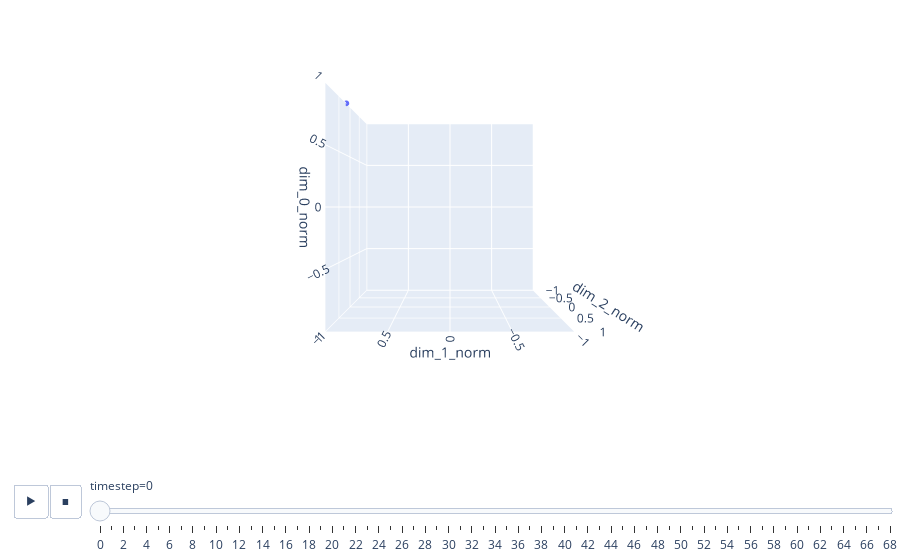

Notebook code for this chart:
### Code cell
config = {
'toImageButtonOptions': {
    'format': 'png', # one of png, svg, jpeg, webp
    'filename': 'custom_image',
    'height': 1280,
    'width': 1280,
    'scale': 1 # Multiply title/legend/axis/canvas sizes by this factor
}
}
fig = px.scatter(framify(X), x="dim_0_norm", y="dim_1_norm", z="dim_2_norm", animation_frame="timestep")
fig.update_traces(marker=dict(size=2),
                selector=dict(mode='markers'))
fig.update_layout(
    scene = dict(
        xaxis = dict(nticks=8, range=[-1,1],),
                    yaxis = dict(nticks=8, range=[-1,1],),
                    zaxis = dict(nticks=8, range=[-1,1],),),)
fig.update_layout(legend= {'itemsizing': 'constant'})
fig.update_layout(legend_title_text='Phone')
fig.update_layout(
    legend=dict(
        x=0,
        y=1,
        title_font_family="Times New Roman",
        font=dict(
            family="Times New Roman",
            size=36,
            color="black"
        ),
        # bgcolor="LightSteelBlue",
        bordercolor="Black",
        borderwidth=1
    )
)
fig.update_layout(
    margin=dict(l=0, r=0, t=0, b=0),
)
camera = dict(
    eye=dict(x=0., y=0., z=2.5)
)
fig.update_layout(scene_camera=camera)
# html_plot = fig.to_html(full_html=False, config=config)
fig.show(config=config)

### Figure 1 — Plotly figure (JSON) as saved in the notebook; plotly's stock layout.template omitted (floating-point values rounded to 4 significant figures)
{"data": [{"hovertemplate": "timestep=0<br>dim_0_norm=%{x}<br>dim_1_norm=%{y}<br>dim_2_norm=%{z}<extra></extra>", "legendgroup": "", "marker": {"color": "#636efa", "size": 2, "symbol": "circle"}, "mode": "markers", "name": "", "scene": "scene", "showlegend": false, "type": "scatter3d", "x": [1], "y": [1], "z": [0.1842]}], "layout": {"legend": {"bordercolor": "Black", "borderwidth": 1, "font": {"color": "black", "family": "Times New Roman", "size": 36}, "itemsizing": "constant", "title": {"font": {"family": "Times New Roman"}, "text": "Phone"}, "tracegroupgap": 0, "x": 0, "y": 1}, "margin": {"b": 0, "l": 0, "r": 0, "t": 0}, "scene": {"camera": {"eye": {"x": 0, "y": 0, "z": 2.5}}, "domain": {"x": [0, 1], "y": [0, 1]}, "xaxis": {"nticks": 8, "range": [-1, 1], "title": {"text": "dim_0_norm"}}, "yaxis": {"nticks": 8, "range": [-1, 1], "title": {"text": "dim_1_norm"}}, "zaxis": {"nticks": 8, "range": [-1, 1], "title": {"text": "dim_2_norm"}}}, "sliders": [{"active": 0, "currentvalue": {"prefix": "timestep="}, "len": 0.9, "pad": {"b": 10, "t": 60}, "steps": [{"args": [["0"], {"frame": {"duration": 0, "redraw": true}, "fromcurrent": true, "mode": "immediate", "transition": {"duration": 0, "easing": "linear"}}], "label": "0", "method": "animate"}, {"args": [["1"], {"frame": {"duration": 0, "redraw": true}, "fromcurrent": true, "mode": "immediate", "transition": {"duration": 0, "easing": "linear"}}], "label": "1", "method": "animate"}, {"args": [["2"], {"frame": {"duration": 0, "redraw": true}, "fromcurrent": true, "mode": "immediate", "transition": {"duration": 0, "easing": "linear"}}], "label": "2", "method": "animate"}, {"args": [["3"], {"frame": {"duration": 0, "redraw": true}, "fromcurrent": true, "mode": "immediate", "transition": {"duration": 0, "easing": "linear"}}], "label": "3", "method": "animate"}, {"args": [["4"], {"frame": {"duration": 0, "redraw": true}, "fromcurrent": true, "mode": "immediate", "transition": {"duration": 0, "easing": "linear"}}], "label": "4", "method": "animate"}, {"args": [["5"], {"frame": {"duration": 0, "redraw": true}, "fromcurrent": true, "mode": "immediate", "transition": {"duration": 0, "easing": "linear"}}], "label": "5", "method": "animate"}, {"args": [["6"], {"frame": {"duration": 0, "redraw": true}, "fromcurrent": true, "mode": "immediate", "transition": {"duration": 0, "easing": "linear"}}], "label": "6", "method": "animate"}, {"args": [["7"], {"frame": {"duration": 0, "redraw": true}, "fromcurrent": true, "mode": "immediate", "transition": {"duration": 0, "easing": "linear"}}], "label": "7", "method": "animate"}, {"args": [["8"], {"frame": {"duration": 0, "redraw": true}, "fromcurrent": true, "mode": "immediate", "transition": {"duration": 0, "easing": "linear"}}], "label": "8", "method": "animate"}, {"args": [["9"], {"frame": {"duration": 0, "redraw": true}, "fromcurrent": true, "mode": "immediate", "transition": {"duration": 0, "easing": "linear"}}], "label": "9", "method": "animate"}, {"args": [["10"], {"frame": {"duration": 0, "redraw": true}, "fromcurrent": true, "mode": "immediate", "transition": {"duration": 0, "easing": "linear"}}], "label": "10", "method": "animate"}, {"args": [["11"], {"frame": {"duration": 0, "redraw": true}, "fromcurrent": true, "mode": "immediate", "transition": {"duration": 0, "easing": "linear"}}], "label": "11", "method": "animate"}, {"args": [["12"], {"frame": {"duration": 0, "redraw": true}, "fromcurrent": true, "mode": "immediate", "transition": {"duration": 0, "easing": "linear"}}], "label": "12", "method": "animate"}, {"args": [["13"], {"frame": {"duration": 0, "redraw": true}, "fromcurrent": true, "mode": "immediate", "transition": {"duration": 0, "easing": "linear"}}], "label": "13", "method": "animate"}, {"args": [["14"], {"frame": {"duration": 0, "redraw": true}, "fromcurrent": true, "mode": "immediate", "transition": {"duration": 0, "easing": "linear"}}], "label": "14", "method": "animate"}, {"args": [["15"], {"frame": {"duration": 0, "redraw": true}, "fromcurrent": true, "mode": "immediate", "transition": {"duration": 0, "easing": "linear"}}], "label": "15", "method": "animate"}, {"args": [["16"], {"frame": {"duration": 0, "redraw": true}, "fromcurrent": true, "mode": "immediate", "transition": {"duration": 0, "easing": "linear"}}], "label": "16", "method": "animate"}, {"args": [["17"], {"frame": {"duration": 0, "redraw": true}, "fromcurrent": true, "mode": "immediate", "transition": {"duration": 0, "easing": "linear"}}], "label": "17", "method": "animate"}, {"args": [["18"], {"frame": {"duration": 0, "redraw": true}, "fromcurrent": true, "mode": "immediate", "transition": {"duration": 0, "easing": "linear"}}], "label": "18", "method": "animate"}, {"args": [["19"], {"frame": {"duration": 0, "redraw": true}, "fromcurrent": true, "mode": "immediate", "transition": {"duration": 0, "easing": "linear"}}], "label": "19", "method": "animate"}, {"args": [["20"], {"frame": {"duration": 0, "redraw": true}, "fromcurrent": true, "mode": "immediate", "transition": {"duration": 0, "easing": "linear"}}], "label": "20", "method": "animate"}, {"args": [["21"], {"frame": {"duration": 0, "redraw": true}, "fromcurrent": true, "mode": "immediate", "transition": {"duration": 0, "easing": "linear"}}], "label": "21", "method": "animate"}, {"args": [["22"], {"frame": {"duration": 0, "redraw": true}, "fromcurrent": true, "mode": "immediate", "transition": {"duration": 0, "easing": "linear"}}], "label": "22", "method": "animate"}, {"args": [["23"], {"frame": {"duration": 0, "redraw": true}, "fromcurrent": true, "mode": "immediate", "transition": {"duration": 0, "easing": "linear"}}], "label": "23", "method": "animate"}, {"args": [["24"], {"frame": {"duration": 0, "redraw": true}, "fromcurrent": true, "mode": "immediate", "transition": {"duration": 0, "easing": "linear"}}], "label": "24", "method": "animate"}, {"args": [["25"], {"frame": {"duration": 0, "redraw": true}, "fromcurrent": true, "mode": "immediate", "transition": {"duration": 0, "easing": "linear"}}], "label": "25", "method": "animate"}, {"args": [["26"], {"frame": {"duration": 0, "redraw": true}, "fromcurrent": true, "mode": "immediate", "transition": {"duration": 0, "easing": "linear"}}], "label": "26", "method": "animate"}, {"args": [["27"], {"frame": {"duration": 0, "redraw": true}, "fromcurrent": true, "mode": "immediate", "transition": {"duration": 0, "easing": "linear"}}], "label": "27", "method": "animate"}, {"args": [["28"], {"frame": {"duration": 0, "redraw": true}, "fromcurrent": true, "mode": "immediate", "transition": {"duration": 0, "easing": "linear"}}], "label": "28", "method": "animate"}, {"args": [["29"], {"frame": {"duration": 0, "redraw": true}, "fromcurrent": true, "mode": "immediate", "transition": {"duration": 0, "easing": "linear"}}], "label": "29", "method": "animate"}, {"args": [["30"], {"frame": {"duration": 0, "redraw": true}, "fromcurrent": true, "mode": "immediate", "transition": {"duration": 0, "easing": "linear"}}], "label": "30", "method": "animate"}, {"args": [["31"], {"frame": {"duration": 0, "redraw": true}, "fromcurrent": true, "mode": "immediate", "transition": {"duration": 0, "easing": "linear"}}], "label": "31", "method": "animate"}, {"args": [["32"], {"frame": {"duration": 0, "redraw": true}, "fromcurrent": true, "mode": "immediate", "transition": {"duration": 0, "easing": "linear"}}], "label": "32", "method": "animate"}, {"args": [["33"], {"frame": {"duration": 0, "redraw": true}, "fromcurrent": true, "mode": "immediate", "transition": {"duration": 0, "easing": "linear"}}], "label": "33", "method": "animate"}, {"args": [["34"], {"frame": {"duration": 0, "redraw": true}, "fromcurrent": true, "mode": "immediate", "transition": {"duration": 0, "easing": "linear"}}], "label": "34", "method": "animate"}, {"args": [["35"], {"frame": {"duration": 0, "redraw": true}, "fromcurrent": true, "mode": "immediate", "transition": {"duration": 0, "easing": "linear"}}], "label": "35", "method": "animate"}, {"args": [["36"], {"frame": {"duration": 0, "redraw": true}, "fromcurrent": true, "mode": "immediate", "transition": {"duration": 0, "easing": "linear"}}], "label": "36", "method": "animate"}, {"args": [["37"], {"frame": {"duration": 0, "redraw": true}, "fromcurrent": true, "mode": "immediate", "transition": {"duration": 0, "easing": "linear"}}], "label": "37", "method": "animate"}, {"args": [["38"], {"frame": {"duration": 0, "redraw": true}, "fromcurrent": true, "mode": "immediate", "transition": {"duration": 0, "easing": "linear"}}], "label": "38", "method": "animate"}, {"args": [["39"], {"frame": {"duration": 0, "redraw": true}, "fromcurrent": true, "mode": "immediate", "transition": {"duration": 0, "easing": "linear"}}], "label": "39", "method": "animate"}, {"args": [["40"], {"frame": {"duration": 0, "redraw": true}, "fromcurrent": true, "mode": "immediate", "transition": {"duration": 0, "easing": "linear"}}], "label": "40", "method": "animate"}, {"args": [["41"], {"frame": {"duration": 0, "redraw": true}, "fromcurrent": true, "mode": "immediate", "transition": {"duration": 0, "easing": "linear"}}], "label": "41", "method": "animate"}, {"args": [["42"], {"frame": {"duration": 0, "redraw": true}, "fromcurrent": true, "mode": "immediate", "transition": {"duration": 0, "easing": "linear"}}], "label": "42", "method": "animate"}, {"args": [["43"], {"frame": {"duration": 0, "redraw": true}, "fromcurrent": true, "mode": "immediate", "transition": {"duration": 0, "easing": "linear"}}], "label": "43", "method": "animate"}, {"args": [["44"], {"frame": {"duration": 0, "redraw": true}, "fromcurrent": true, "mode": "immediate", "transition": {"duration": 0, "easing": "linear"}}], "label": "44", "method": "animate"}, {"args": [["45"], {"frame": {"duration": 0, "redraw": true}, "fromcurrent": true, "mode": "immediate", "transition": {"duration": 0, "easing": "linear"}}], "label": "45", "method": "animate"}, {"args": [["46"], {"frame": {"duration": 0, "redraw": true}, "fromcurrent": true, "mode": "immediate", "transition": {"duration": 0, "easing": "linear"}}], "label": "46", "method": "animate"}, {"args": [["47"], {"frame": {"duration": 0, "redraw": true}, "fromcurrent": true, "mode": "immediate", "transition": {"duration": 0, "easing": "linear"}}], "label": "47", "method": "animate"}, {"args": [["48"], {"frame": {"duration": 0, "redraw": true}, "fromcurrent": true, "mode": "immediate", "transition": {"duration": 0, "easing": "linear"}}], "label": "48", "method": "animate"}, {"args": [["49"], {"frame": {"duration": 0, "redraw": true}, "fromcurrent": true, "mode": "immediate", "transition": {"duration": 0, "easing": "linear"}}], "label": "49", "method": "animate"}, {"args": [["50"], {"frame": {"duration": 0, "redraw": true}, "fromcurrent": true, "mode": "immediate", "transition": {"duration": 0, "easing": "linear"}}], "label": "50", "method": "animate"}, {"args": [["51"], {"frame": {"duration": 0, "redraw": true}, "fromcurrent": true, "mode": "immediate", "transition": {"duration": 0, "easing": "linear"}}], "label": "51", "method": "animate"}, {"args": [["52"], {"frame": {"duration": 0, "redraw": true}, "fromcurrent": true, "mode": "immediate", "transition": {"duration": 0, "easing": "linear"}}], "label": "52", "method": "animate"}, {"args": [["53"], {"frame": {"duration": 0, "redraw": true}, "fromcurrent": true, "mode": "immediate", "transition": {"duration": 0, "easing": "linear"}}], "label": "53", "method": "animate"}, {"args": [["54"], {"frame": {"duration": 0, "redraw": true}, "fromcurrent": true, "mode": "immediate", "transition": {"duration": 0, "easing": "linear"}}], "label": "54", "method": "animate"}, {"args": [["55"], {"frame": {"duration": 0, "redraw": true}, "fromcurrent": true, "mode": "immediate", "transition": {"duration": 0, "easing": "linear"}}], "label": "55", "method": "animate"}, {"args": [["56"], {"frame": {"duration": 0, "redraw": true}, "fromcurrent": true, "mode": "immediate", "transition": {"duration": 0, "easing": "linear"}}], "label": "56", "method": "animate"}, {"args": [["57"], {"frame": {"duration": 0, "redraw": true}, "fromcurrent": true, "mode": "immediate", "transition": {"duration": 0, "easing": "linear"}}], "label": "57", "method": "animate"}, {"args": [["58"], {"frame": {"duration": 0, "redraw": true}, "fromcurrent": true, "mode": "immediate", "transition": {"duration": 0, "easing": "linear"}}], "label": "58", "method": "animate"}, {"args": [["59"], {"frame": {"duration": 0, "redraw": true}, "fromcurrent": true, "mode": "immediate", "transition": {"duration": 0, "easing": "linear"}}], "label": "59", "method": "animate"}, {"args": [["60"], {"frame": {"duration": 0, "redraw": true}, "fromcurrent": true, "mode": "immediate", "transition": {"duration": 0, "easing": "linear"}}], "label": "60", "method": "animate"}, {"args": [["61"], {"frame": {"duration": 0, "redraw": true}, "fromcurrent": true, "mode": "immediate", "transition": {"duration": 0, "easing": "linear"}}], "label": "61", "method": "animate"}, {"args": [["62"], {"frame": {"duration": 0, "redraw": true}, "fromcurrent": true, "mode": "immediate", "transition": {"duration": 0, "easing": "linear"}}], "label": "62", "method": "animate"}, {"args": [["63"], {"frame": {"duration": 0, "redraw": true}, "fromcurrent": true, "mode": "immediate", "transition": {"duration": 0, "easing": "linear"}}], "label": "63", "method": "animate"}, {"args": [["64"], {"frame": {"duration": 0, "redraw": true}, "fromcurrent": true, "mode": "immediate", "transition": {"duration": 0, "easing": "linear"}}], "label": "64", "method": "animate"}, {"args": [["65"], {"frame": {"duration": 0, "redraw": true}, "fromcurrent": true, "mode": "immediate", "transition": {"duration": 0, "easing": "linear"}}], "label": "65", "method": "animate"}, {"args": [["66"], {"frame": {"duration": 0, "redraw": true}, "fromcurrent": true, "mode": "immediate", "transition": {"duration": 0, "easing": "linear"}}], "label": "66", "method": "animate"}, {"args": [["67"], {"frame": {"duration": 0, "redraw": true}, "fromcurrent": true, "mode": "immediate", "transition": {"duration": 0, "easing": "linear"}}], "label": "67", "method": "animate"}, {"args": [["68"], {"frame": {"duration": 0, "redraw": true}, "fromcurrent": true, "mode": "immediate", "transition": {"duration": 0, "easing": "linear"}}], "label": "68", "method": "animate"}], "x": 0.1, "xanchor": "left", "y": 0, "yanchor": "top"}], "updatemenus": [{"buttons": [{"args": [null, {"frame": {"duration": 500, "redraw": true}, "fromcurrent": true, "mode": "immediate", "transition": {"duration": 500, "easing": "linear"}}], "label": "&#9654;", "method": "animate"}, {"args": [[null], {"frame": {"duration": 0, "redraw": true}, "fromcurrent": true, "mode": "immediate", "transition": {"duration": 0, "easing": "linear"}}], "label": "&#9724;", "method": "animate"}], "direction": "left", "pad": {"r": 10, "t": 70}, "showactive": false, "type": "buttons", "x": 0.1, "xanchor": "right", "y": 0, "yanchor": "top"}]}}
